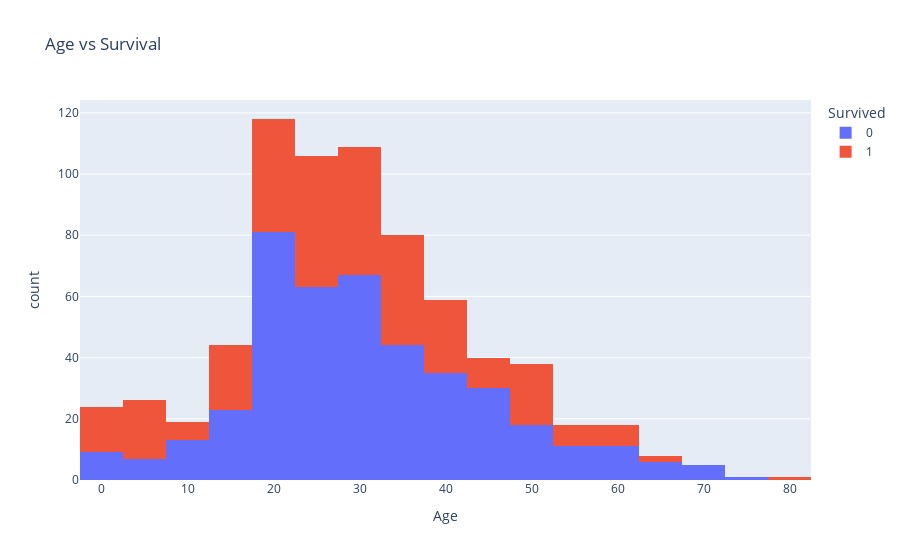
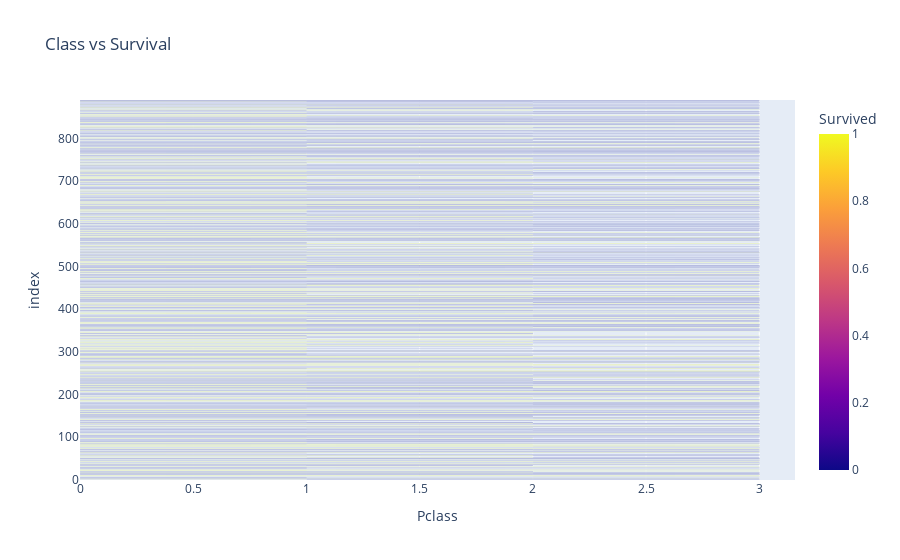

Write notebook code for charts like these, in order.
### Markdown cell above
### 3. Plotly Visualization

### Code cell
fig = px.histogram(df_train, x='Age', color='Survived', nbins=30, title="Age vs Survival")
fig.show()

fig = px.bar(df_train, x='Pclass', color='Survived', barmode='group', title="Class vs Survival")
fig.show()

### Figure 1 — Plotly figure (JSON) as saved in the notebook; plotly's stock layout.template omitted (floating-point values rounded to 4 significant figures; data arrays with more than 128 entries replaced by an {"elided": "..."} marker saying what was removed)
{"data": [{"bingroup": "x", "hovertemplate": "Survived=0<br>Age=%{x}<br>count=%{y}<extra></extra>", "legendgroup": "0", "marker": {"color": "#636efa", "pattern": {"shape": ""}}, "name": "0", "nbinsx": 30, "orientation": "v", "showlegend": true, "type": "histogram", "x": {"elided": "549 float values"}, "xaxis": "x", "yaxis": "y"}, {"bingroup": "x", "hovertemplate": "Survived=1<br>Age=%{x}<br>count=%{y}<extra></extra>", "legendgroup": "1", "marker": {"color": "#EF553B", "pattern": {"shape": ""}}, "name": "1", "nbinsx": 30, "orientation": "v", "showlegend": true, "type": "histogram", "x": {"elided": "342 float values"}, "xaxis": "x", "yaxis": "y"}], "layout": {"barmode": "relative", "legend": {"title": {"text": "Survived"}, "tracegroupgap": 0}, "title": {"text": "Age vs Survival"}, "xaxis": {"anchor": "y", "domain": [0, 1], "title": {"text": "Age"}}, "yaxis": {"anchor": "x", "domain": [0, 1], "title": {"text": "count"}}}}

### Figure 2 — Plotly figure (JSON) as saved in the notebook; plotly's stock layout.template omitted (floating-point values rounded to 4 significant figures; data arrays with more than 128 entries replaced by an {"elided": "..."} marker saying what was removed)
{"data": [{"alignmentgroup": "True", "hovertemplate": "Pclass=%{x}<br>index=%{y}<br>Survived=%{marker.color}<extra></extra>", "legendgroup": "", "marker": {"color": {"elided": "891 int values"}, "coloraxis": "coloraxis", "pattern": {"shape": ""}}, "name": "", "offsetgroup": "", "orientation": "h", "showlegend": false, "textposition": "auto", "type": "bar", "x": {"elided": "891 int values"}, "xaxis": "x", "y": {"elided": "891 int values"}, "yaxis": "y"}], "layout": {"barmode": "group", "coloraxis": {"colorbar": {"title": {"text": "Survived"}}, "colorscale": [[0, "#0d0887"], [0.1111, "#46039f"], [0.2222, "#7201a8"], [0.3333, "#9c179e"], [0.4444, "#bd3786"], [0.5556, "#d8576b"], [0.6667, "#ed7953"], [0.7778, "#fb9f3a"], [0.8889, "#fdca26"], [1, "#f0f921"]]}, "legend": {"tracegroupgap": 0}, "title": {"text": "Class vs Survival"}, "xaxis": {"anchor": "y", "domain": [0, 1], "title": {"text": "Pclass"}}, "yaxis": {"anchor": "x", "domain": [0, 1], "title": {"text": "index"}}}}
